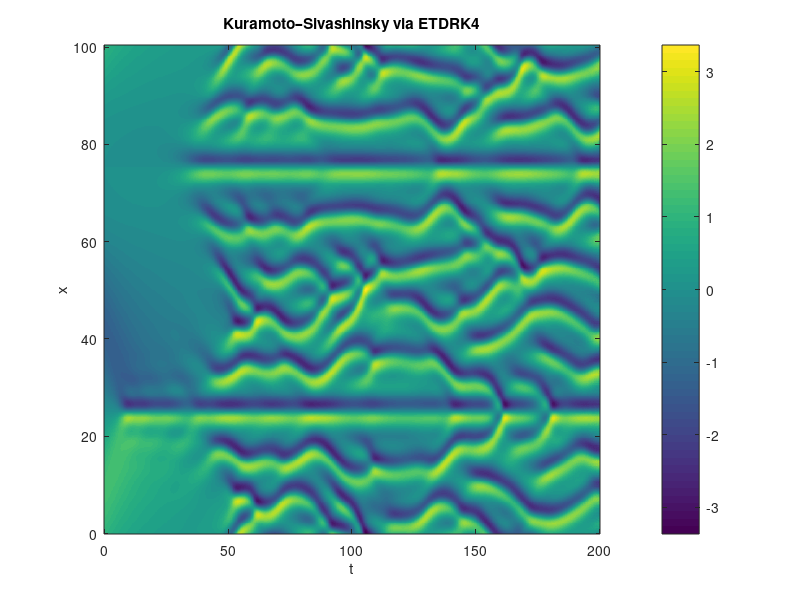

Here is the MATLAB script that generated this plot:
% KS_ETDRK4_full.m
% ETDRK4 for ut + uxxxx + uxx + 0.5*(u^2)_x = 0
% on [0, 32*pi] with periodic BC, up to t=200

clear; close all;

%% Spatial discretization
N   = 512;              % number of modes / grid points
L   = 32*pi;            % domain length
x   = L*(0:N-1)'/N;     % grid in [0,32*pi)
k   = [0:N/2-1 -N/2:-1]'*(2*pi/L);  % Fourier wave numbers

%% Initial condition
u0 = cos(x/16).*(1 + sin(x/16));
v  = fft(u0);           % initial Fourier coefficients

%% Time‐stepping parameters
dt     = 0.25;          % time step
tmax   = 200;           % final time
nsteps = round(tmax/dt);

%% Linear operator in Fourier
k2   = k.^2;
k4   = k.^4;
Lhat = -k4 + k2;        % symbol of (−∂_x^4 − ∂_x^2)
E    = exp(dt*Lhat);    % e^{dt L}
E2   = exp(dt*Lhat/2);  % e^{dt L/2}

%% ETDRK4 scalar coeffs via complex contour (Kassam & Trefethen, 2005)
M  = 16;                                     % number of quadrature points
r  = exp(1i*pi*((1:M)-0.5)/M);               % roots of unity
LR = dt*(Lhat(:,ones(1,M)) + r(ones(N,1),:));
Q  = dt * mean((exp(LR/2)-1)./LR,2);
f1 = dt * mean((-4 - LR + exp(LR).*(4 - 3*LR + LR.^2))./LR.^3,2);
f2 = dt * mean(( 2 + LR + exp(LR).*(-2 +    LR))./LR.^3,2);
f3 = dt * mean((-4 - 3*LR - LR.^2 + exp(LR).*(4 -    LR))./LR.^3,2);

%% Preallocate solution array
U = zeros(N, nsteps+1);
U(:,1) = u0;

%% Time‐integration: ETDRK4
for n = 1:nsteps
    % current physical u and nonlinear term in Fourier
    u  = real(ifft(v));
    Nv = -0.5i * k .* fft(u.^2);
    
    % stage 1
    a  = E2 .* v + Q .* Nv;
    ua = real(ifft(a));
    Na = -0.5i * k .* fft(ua.^2);
    
    % stage 2
    b  = E2 .* v + Q .* Na;
    ub = real(ifft(b));
    Nb = -0.5i * k .* fft(ub.^2);
    
    % stage 3
    c  = E2 .* a + Q .* (2*Nb - Nv);
    uc = real(ifft(c));
    Nc = -0.5i * k .* fft(uc.^2);
    
    % update v (Fourier of v)
    v  = E .* v + Nv.*f1 + 2*(Na+Nb).*f2 + Nc.*f3;
    
    % store u(x,t)
    U(:,n+1) = real(ifft(v));
end

%% Plot density u(x,t)
t = (0:nsteps)*dt;
figure
imagesc(t, x, U)
set(gca,'YDir','normal')
xlabel('t'), ylabel('x')
title('Kuramoto–Sivashinsky via ETDRK4')
colorbar
